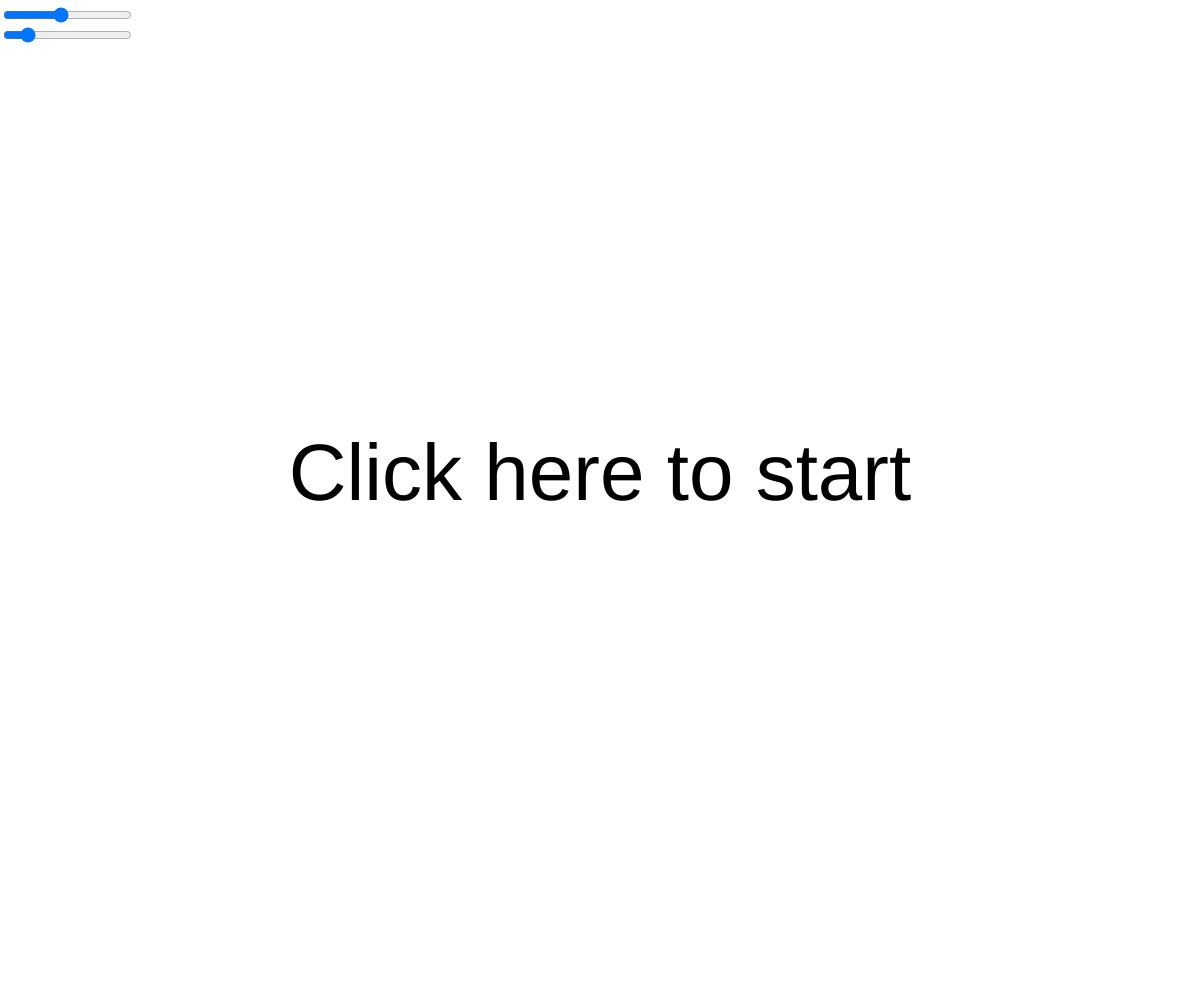
Frame 1 (no input)
Frame 60 (no input): identical to frame 1, image omitted
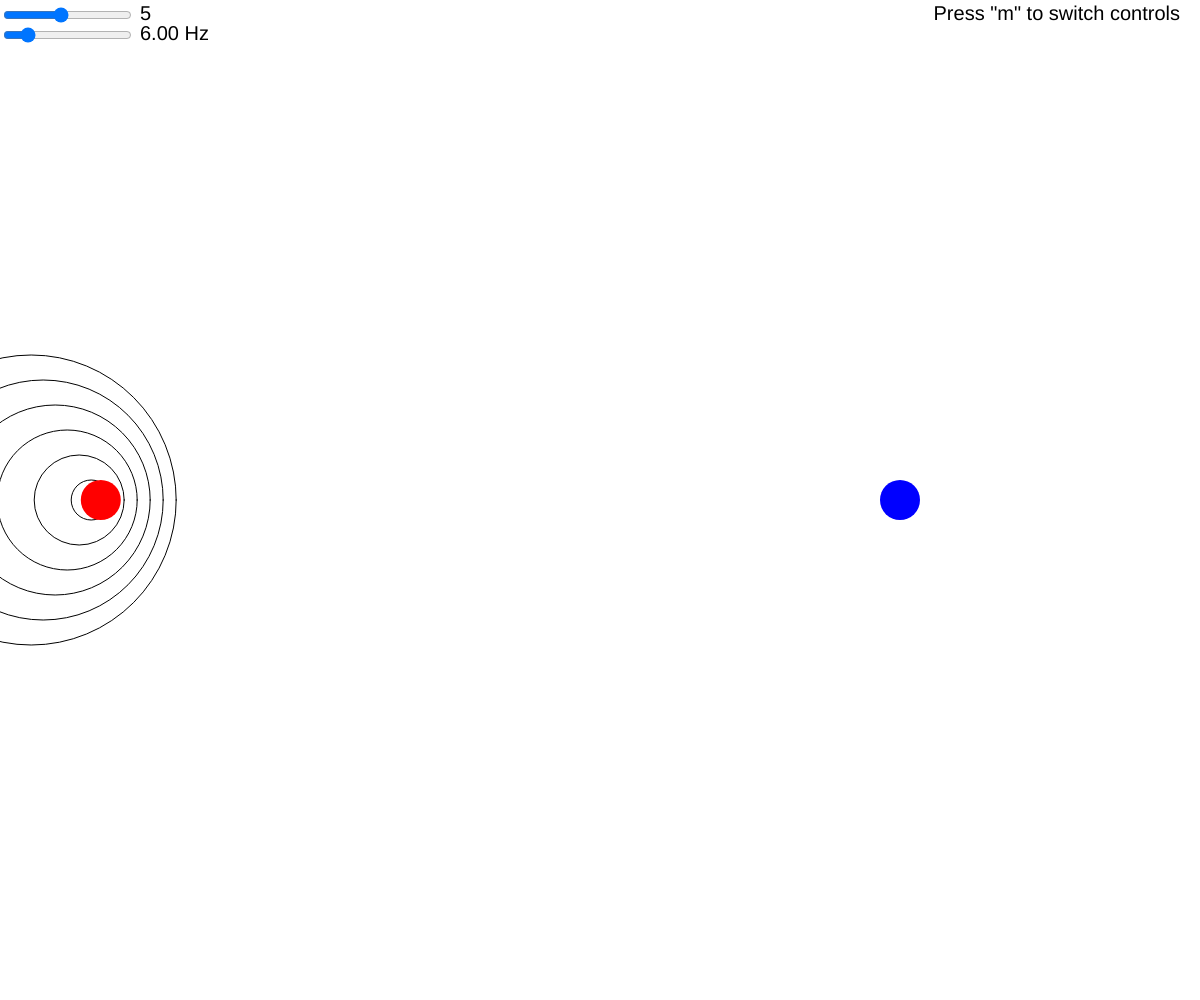
Frame 120 (the mouse pressed at the canvas centre since frame 60)

The p5.js sketch that drew these frames (run headless with seeded random() and noise() and a simulated clock; from frame 60 on, the mouse is pressed at the canvas centre):

// p5.js sketch
// ── sketch.js
function setup() {
  createCanvas(window.innerWidth, window.innerHeight); 
  frameRate(60)
  slider = createSlider(1,10,5,0.1)
  slider.position(1,5)
  sliderMod = createSlider(1,60,10,1)
  sliderMod.position(1,25)
}
let   control = 1
let   x       = 30
let   y
let   t       = -1;
let   bruh    = 0;
let   circles = [];

function draw() { 
  background('white')

  let s = slider.value()
  
  let mod = sliderMod.value()
  if (bruh==0) {
    textAlign(CENTER)
    textSize(width/15)
    text('Click here to start',width/2,height/2)
  }
  else {
    textAlign(LEFT)
    fill('black')
    noStroke()
    textSize(20)
    text(s,slider.x+slider.width+10,20) 
    text((60/mod).toFixed(2) + ' Hz',sliderMod.x+sliderMod.width+10,40) 
    textAlign(RIGHT)
    text('Press "m" to switch controls',width-20,20)

    stroke('black')
    noFill()
    for (i = 0; i < circles.length; i++) {
      circle(circles[i].x,circles[i].y,(t-circles[i].t)*s )
    }
    fill('blue')
    noStroke()
    circle(width*3/4,y,40)
    fill('red')
    if (control==1) {
      circle(x,y,40) } 
    else {
      circle(mouseX,mouseY,40)}

  }
    
  
  
  
  if (t%mod==0) {
    
    circles.push(new Circle())
    
    //death
    if ((t-circles[0].t)*s > 2*sqrt(pow(width,2)+pow(height,2))-50) {
     circles.splice(0,1)

    }
  }
  
  //death();
  t = t + bruh%2
  y = height/2
  
  if (t%1000<500 && bruh%2==1) {x = x+width/1000}
    else if        (bruh%2==1) {x = x-width/1000}
  
}

class Circle {
  constructor() {
    
    if (control == 1) {
      this.x = x
      this.y = y
    }
    else {
      this.x = constrain(mouseX,0,width);
      this.y = constrain(mouseY,0,height);
    }
    
    this.t = t 
  }
}
function keyPressed() {
  if (keyCode == 32) {bruh++}
}
function keyPressed() {
  if (keyCode == 77) {control=(control+1)%2}
}
function mousePressed() {
  if (bruh==0) {bruh++}
}
